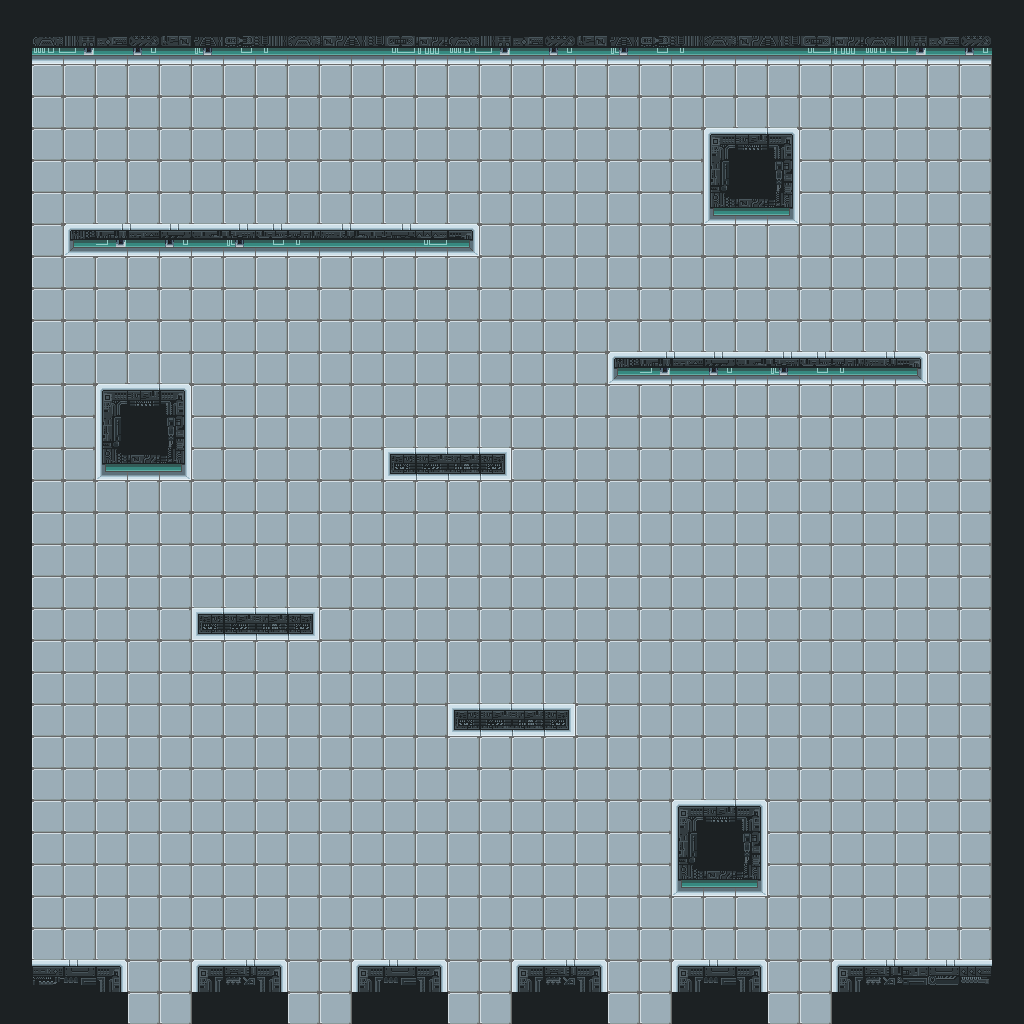

A 2D game scene composited from a Tiled map and its tileset images. What follows is a short description and the map's XML, with every tile layer's data as written:
An orthogonal 32x32 tile map with 32x32 px tiles, 1 tile layer (Tile Layer 1) and 26 objects (17x Platform, 4x CoinPlus, 3x CoinMin, StartingPoint, FinishPoint).

<map version="1.8" tiledversion="1.8.4" orientation="orthogonal" renderorder="right-down" width="32" height="32" tilewidth="32" tileheight="32" infinite="0" nextlayerid="4" nextobjectid="34">
 <tileset firstgid="1" name="Lab" tilewidth="32" tileheight="32" tilecount="540" columns="30">
  <image source="lab.png" width="960" height="576" />
 </tileset>
 <layer id="1" name="Tile Layer 1" width="32" height="32">
  <data encoding="csv">
94,94,94,94,94,94,94,94,94,94,94,94,94,94,94,94,94,94,94,94,94,94,94,94,94,94,94,94,94,94,94,94,
94,211,212,213,214,215,216,217,218,219,220,221,222,223,211,212,213,214,215,216,217,218,219,220,221,222,223,211,212,213,214,94,
94,467,467,467,467,467,467,467,467,467,467,467,467,467,467,467,467,467,467,467,467,467,467,467,467,467,467,467,467,467,467,94,
94,467,467,467,467,467,467,467,467,467,467,467,467,467,467,467,467,467,467,467,467,467,467,467,467,467,467,467,467,467,467,94,
94,467,467,467,467,467,467,467,467,467,467,467,467,467,467,467,467,467,467,467,467,467,63,64,65,467,467,467,467,467,467,94,
94,467,467,467,467,467,467,467,467,467,467,467,467,467,467,467,467,467,467,467,467,467,93,94,95,467,467,467,467,467,467,94,
94,467,467,467,467,467,467,467,467,467,467,467,467,467,467,467,467,467,467,467,467,467,123,124,125,467,467,467,467,467,467,94,
94,467,285,272,273,274,275,276,277,278,279,280,281,282,287,467,467,467,467,467,467,467,467,467,467,467,467,467,467,467,467,94,
94,467,467,467,467,467,467,467,467,467,467,467,467,467,467,467,467,467,467,467,467,467,467,467,467,467,467,467,467,467,467,94,
94,467,467,467,467,467,467,467,467,467,467,467,467,467,467,467,467,467,467,467,467,467,467,467,467,467,467,467,467,467,467,94,
94,467,467,467,467,467,467,467,467,467,467,467,467,467,467,467,467,467,467,467,467,467,467,467,467,467,467,467,467,467,467,94,
94,467,467,467,467,467,467,467,467,467,467,467,467,467,467,466,466,466,466,285,272,273,274,275,276,277,278,279,287,467,467,94,
94,467,467,63,64,65,467,467,467,467,467,467,467,467,467,467,467,467,467,467,467,467,467,467,467,467,467,467,467,467,467,94,
94,467,467,93,94,95,467,467,467,467,467,467,467,467,467,467,467,467,467,467,467,467,467,467,467,467,467,467,467,467,467,94,
94,467,467,123,124,125,467,467,467,466,466,466,471,472,473,474,467,467,467,467,467,467,467,467,467,467,467,467,467,467,467,94,
94,467,467,467,467,467,467,467,467,466,466,466,466,466,466,467,467,467,467,467,467,467,467,467,467,467,467,467,467,467,467,94,
94,467,467,467,467,467,467,467,467,467,466,466,466,466,466,467,467,467,467,467,467,467,467,467,467,467,467,467,467,467,467,94,
94,467,467,467,467,467,467,467,467,467,467,467,467,467,467,467,467,467,467,467,467,467,467,467,467,467,467,467,467,467,467,94,
94,467,467,467,467,467,467,467,467,467,467,467,467,467,467,467,467,467,467,467,467,467,467,467,467,467,467,467,467,467,467,94,
94,467,467,467,467,467,471,472,473,474,467,467,467,467,467,467,467,467,467,467,467,467,467,467,467,467,467,467,467,467,467,94,
94,467,467,467,467,467,467,467,467,467,467,467,467,467,467,467,467,467,467,467,467,467,467,467,467,467,467,466,467,467,467,94,
94,467,467,467,467,467,467,467,467,467,467,467,467,467,467,467,467,467,467,467,466,466,466,466,466,466,466,466,467,467,467,94,
94,467,467,467,467,467,467,467,467,467,467,467,467,467,471,472,473,474,467,467,467,467,467,467,467,467,467,467,467,467,467,94,
94,467,467,467,467,467,467,467,467,467,467,467,467,467,467,467,467,467,467,467,467,467,467,467,467,467,467,467,467,467,467,94,
94,467,467,467,467,467,467,467,467,467,467,467,467,467,467,467,467,467,467,467,467,467,467,467,467,467,467,467,467,467,467,94,
94,467,467,467,467,467,467,467,467,467,467,467,467,467,467,467,467,467,467,467,467,63,64,65,467,467,467,467,467,467,467,94,
94,467,467,467,467,467,467,467,467,467,467,467,467,467,467,467,467,467,467,467,467,93,94,95,467,467,467,467,467,467,467,94,
94,467,467,467,467,467,467,467,467,467,467,467,467,467,467,467,467,467,467,467,467,123,124,125,467,467,467,467,467,467,467,94,
94,467,467,467,467,467,467,467,467,467,467,467,467,467,467,467,467,467,467,467,467,467,467,467,467,467,467,467,467,467,467,94,
94,467,467,467,467,467,467,467,467,467,467,467,467,467,467,467,467,467,467,467,467,467,467,467,467,467,467,467,467,467,467,94,
94,331,332,346,467,467,348,337,346,467,467,348,332,346,467,467,348,337,346,467,467,348,332,346,467,467,348,337,338,339,340,94,
94,94,94,94,467,467,94,94,94,467,467,94,94,94,467,467,94,94,94,467,467,94,94,94,467,467,94,94,94,94,94,94
</data>
 </layer>
 <objectgroup id="3" name="Object Layer 1">
  <object id="1" type="StartingPoint" x="32.44" y="858.388" width="96" height="96" />
  <object id="2" type="FinishPoint" x="64" y="96" width="96" height="128" />
  <object id="3" type="Platform" x="0" y="0" width="1024" height="64" />
  <object id="4" type="Platform" x="0" y="64" width="32" height="960" />
  <object id="5" type="Platform" x="32" y="960" width="96" height="64" />
  <object id="7" type="Platform" x="192" y="960" width="96" height="64" />
  <object id="11" type="Platform" x="352" y="960" width="96" height="64" />
  <object id="12" type="Platform" x="512" y="960" width="96" height="64" />
  <object id="15" type="Platform" x="672" y="960" width="96" height="64" />
  <object id="16" type="Platform" x="832" y="960" width="192" height="64" />
  <object id="17" type="Platform" x="992" y="64" width="32" height="896" />
  <object id="18" type="Platform" x="672" y="800" width="96" height="96" />
  <object id="19" type="Platform" x="448" y="704" width="128" height="32" />
  <object id="20" type="Platform" x="192" y="608" width="128" height="32" />
  <object id="21" type="Platform" x="96" y="384" width="96" height="96" />
  <object id="22" type="Platform" x="384" y="448" width="128" height="32" />
  <object id="23" type="Platform" x="608" y="352" width="320" height="32" />
  <object id="24" type="Platform" x="64" y="224" width="416" height="32" />
  <object id="25" type="Platform" x="704" y="128" width="96" height="96" />
  <object id="26" type="CoinMin" x="352" y="928" width="32" height="32" />
  <object id="28" type="CoinMin" x="320" y="192" width="32" height="32" />
  <object id="29" type="CoinPlus" x="576" y="832" width="32" height="32" />
  <object id="30" type="CoinPlus" x="928" y="928" width="32" height="32" />
  <object id="31" type="CoinPlus" x="128" y="352" width="32" height="32" />
  <object id="32" type="CoinPlus" x="736" y="96" width="32" height="32" />
  <object id="33" type="CoinMin" x="224" y="576" width="32" height="32" />
 </objectgroup>
</map>
